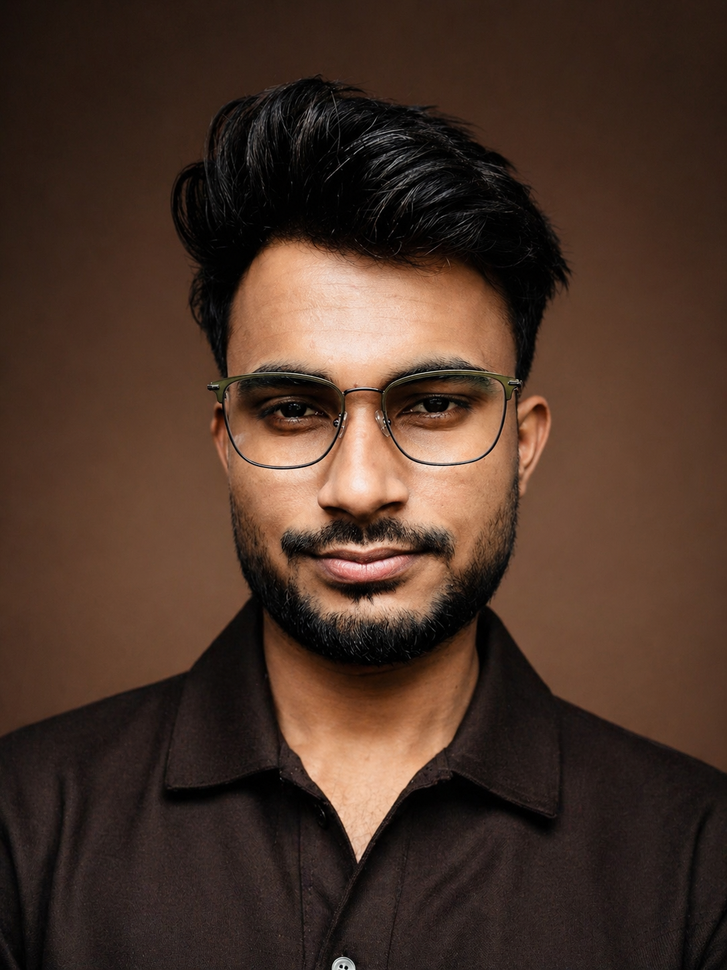
#> input picture public/herophoto.PNG, 727 x 970 px, shrunk from 1086 x 1448 before the run
$ python process_img_new.py public/herophoto.PNG public/profile.png
#> lines starting #> are read from the running program, lines starting #| are printed output that depends on the picture
import sys
from PIL import Image, ImageEnhance, ImageFilter, ImageDraw

def create_feathered_mask(size, feather_amount):
    mask = Image.new("L", size, 0)
    draw = ImageDraw.Draw(mask)
    draw.rectangle([feather_amount, feather_amount, size[0] - feather_amount, size[1] - feather_amount], fill=255)
    return mask.filter(ImageFilter.GaussianBlur(feather_amount))

def process_image(input_path, output_path):
#> called with input_path = 'public/herophoto.PNG', output_path = 'public/profile.png'
    print("Processing image with Pillow...")
    img = Image.open(input_path).convert("RGBA")

    # Crop to 4:5 aspect ratio
    w, h = img.size
#> w = 727; h = 970
    target_aspect = 4/5
    if w/h > target_aspect:
        new_w = int(h * target_aspect)
        img = img.crop(((w - new_w) // 2, 0, (w + new_w) // 2, h))
    else:
        new_h = int(w / target_aspect)
#> new_h = 908
        img = img.crop((0, (h - new_h) // 2, w, (h + new_h) // 2))
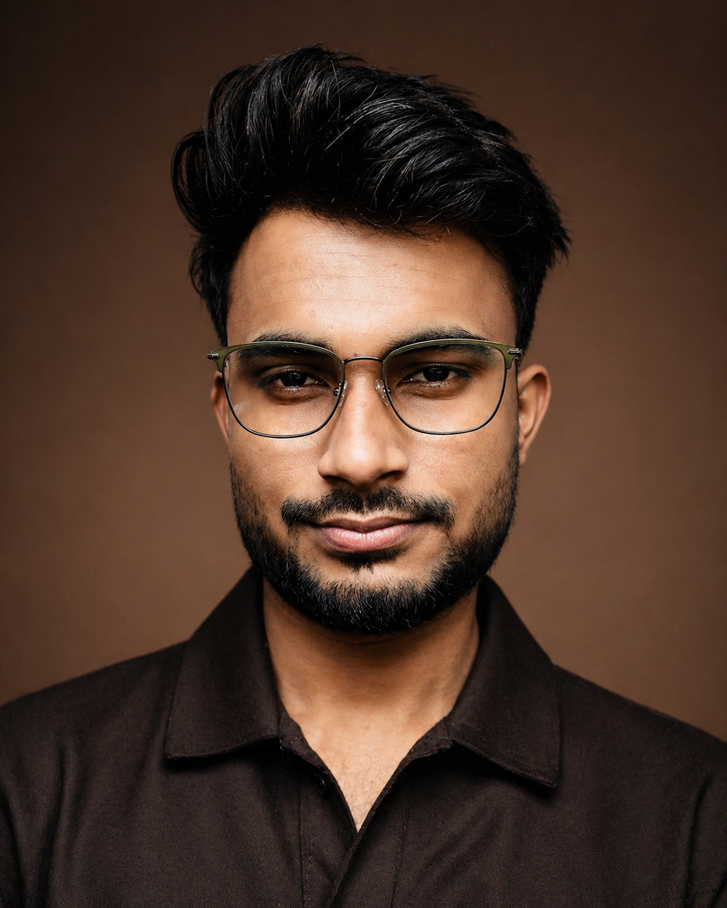
#> img: PIL image 727x908 RGBA; mean R, G, B, A 76.1, 53.2, 41, 255

    # Enhancements
    enhancer = ImageEnhance.Sharpness(img)
    img = enhancer.enhance(1.4)

    enhancer = ImageEnhance.Contrast(img)
    img = enhancer.enhance(1.1)

    enhancer = ImageEnhance.Color(img)
    img = enhancer.enhance(1.1)

    enhancer = ImageEnhance.Brightness(img)
    img = enhancer.enhance(1.03)
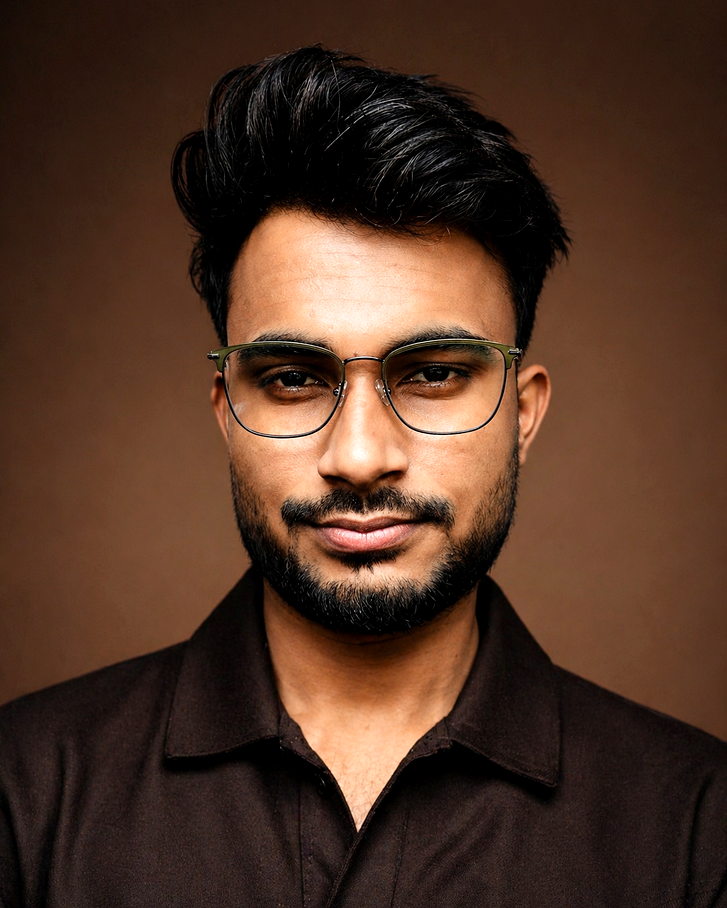
#> img: PIL image 727x908 RGBA; mean R, G, B, A 80.4, 52.3, 37.3, 255

    # Soft edge feathering (alpha mask)
    mask = create_feathered_mask(img.size, feather_amount=int(min(img.size) * 0.08))
#> in create_feathered_mask, `mask = Image.new("L", size, 0)`: mask: PIL image 727x908 L; every value is 0
#> in create_feathered_mask, `return mask.filter(ImageFilter.GaussianBlur(feather_amount))`:
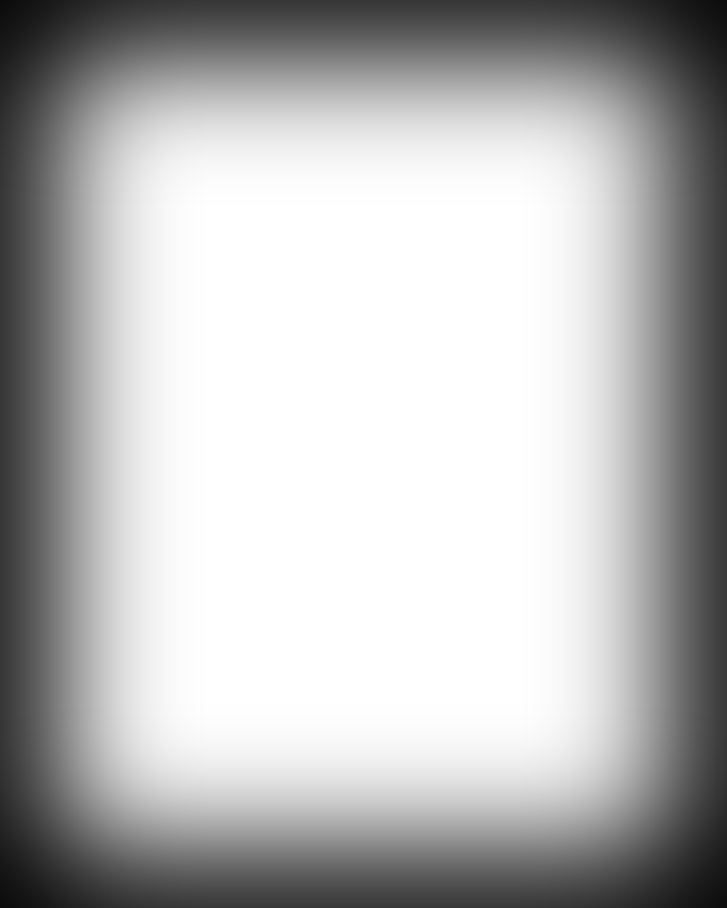
#> returned value: PIL image 727x908 L; min 11, max 255, mean 183.4

    r, g, b, a = img.split()
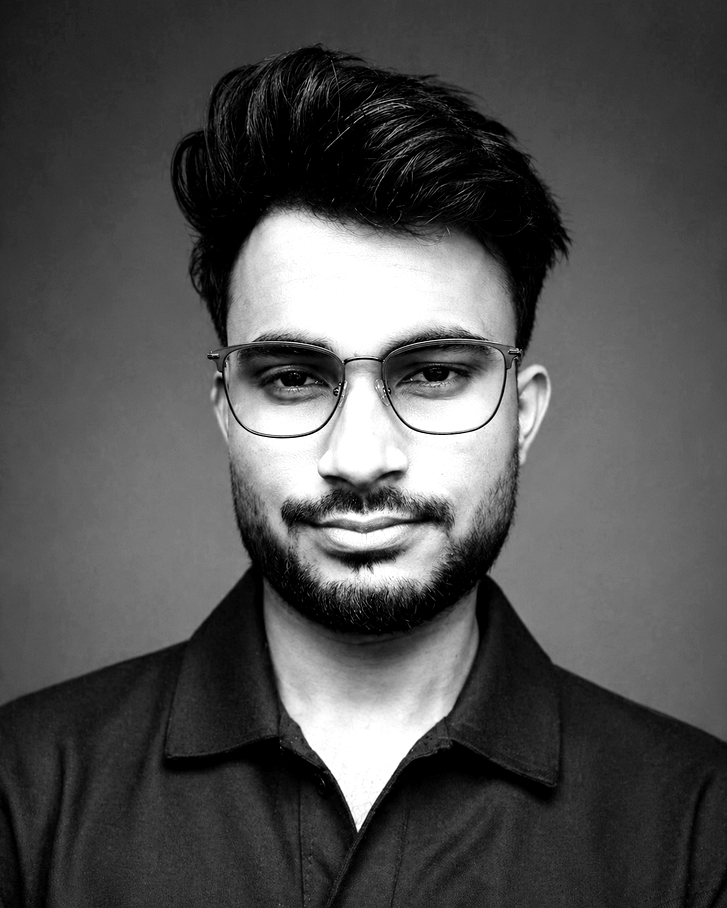
#> r: PIL image 727x908 L; min 0, max 255, mean 80.4
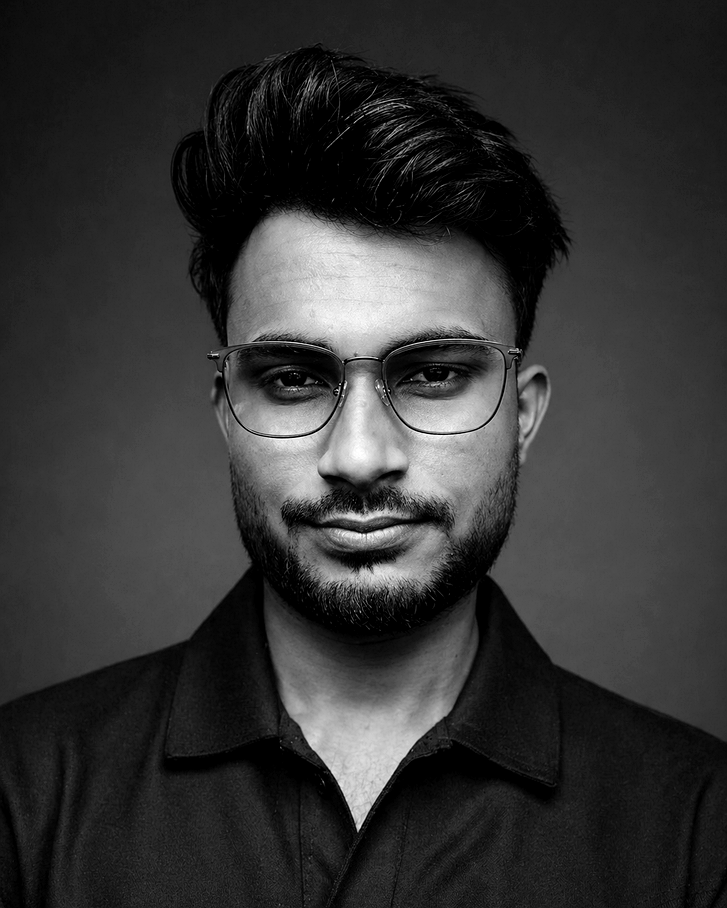
#> g: PIL image 727x908 L; min 0, max 255, mean 52.3
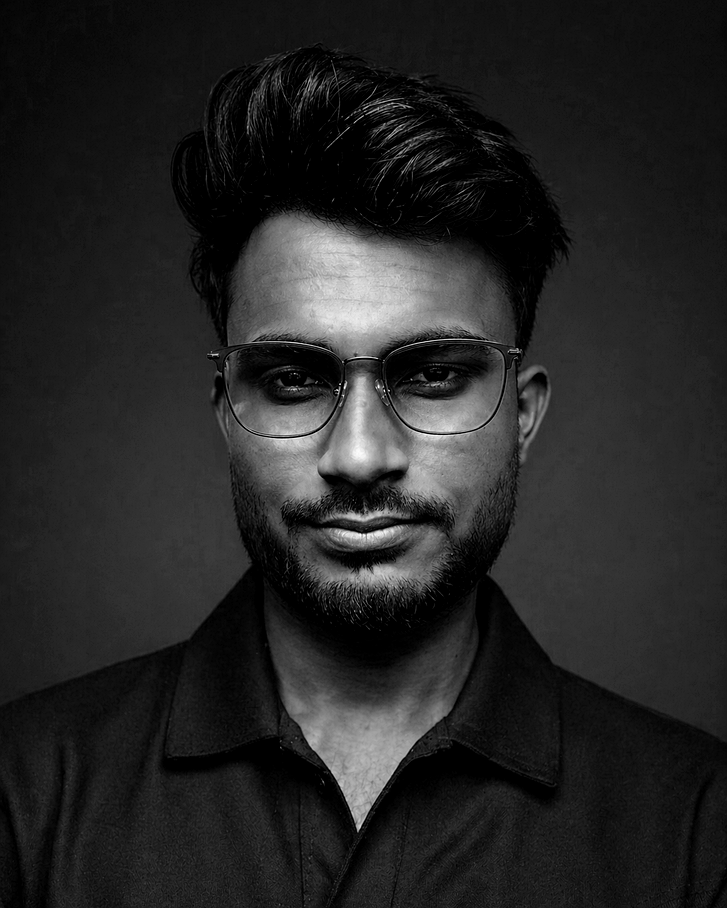
#> b: PIL image 727x908 L; min 0, max 255, mean 37.3
#> a: PIL image 727x908 L; every value is 255
    img = Image.merge("RGBA", (r, g, b, mask))
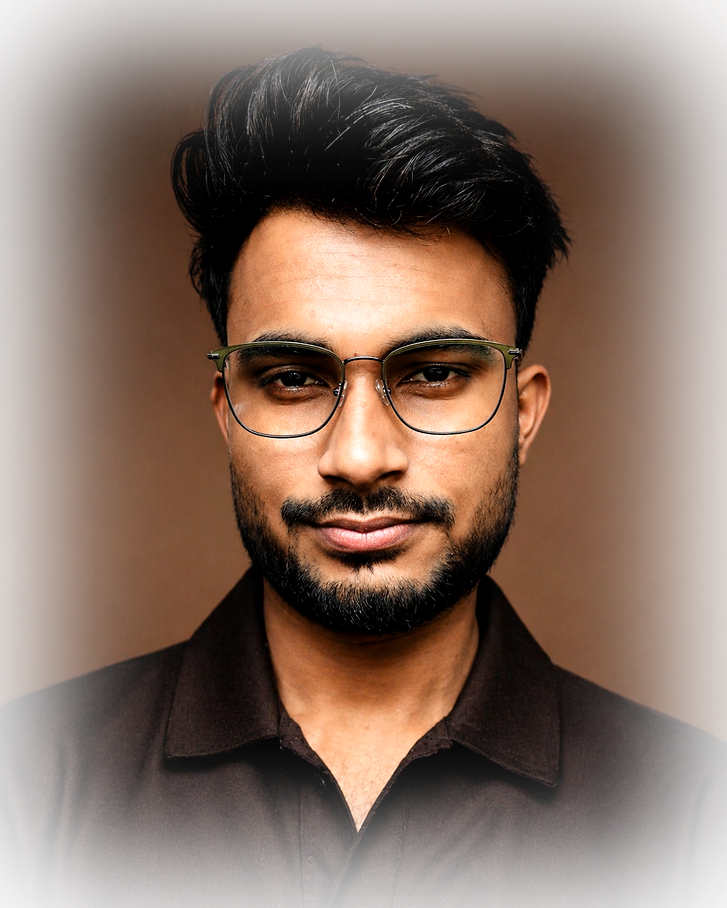
#> img: PIL image 727x908 RGBA; mean R, G, B, A 80.4, 52.3, 37.3, 183.4; transparent parts drawn white

    img.save(output_path, "PNG")
    print(f"Saved enhanced image to {output_path}")

if __name__ == "__main__":
    process_image(sys.argv[1], sys.argv[2])
